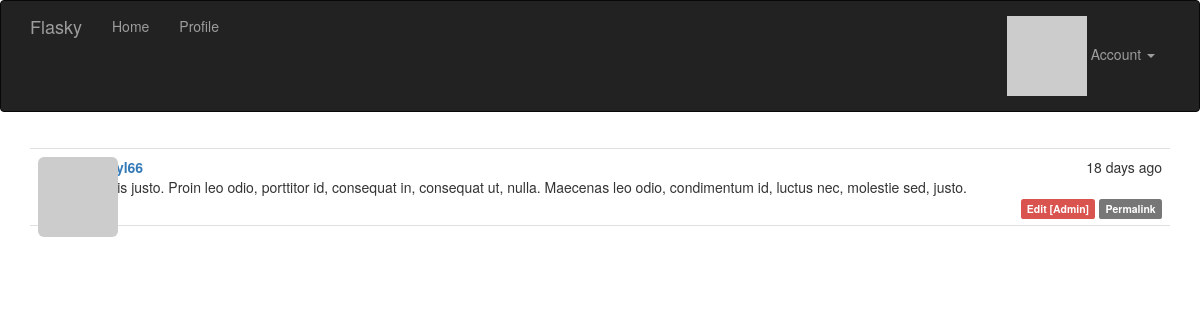
Page /post/1 (signed in) on the committed database.
### app/models.py (models this page shows, shortened)
class Post(db.Model):
    __tablename__ = 'posts'
    id = db.Column(db.Integer, primary_key=True)
    body = db.Column(db.Text)
    timestamp = db.Column(db.DateTime, index=True, default=datetime.utcnow)
    author_id = db.Column(db.Integer, db.ForeignKey('users.id'))
    body_html = db.Column(db.Text)

### app/main/views.py (the view)
@main.route('/post/<int:id>')
def post(id):
    post = Post.query.get_or_404(id)
    return render_template('post.html', posts=[post])

### app/auth/views.py (called while the page is built)
@auth.before_app_request
def before_request():
    if current_user.is_authenticated:
        current_user.ping()
        if not current_user.confirmed and request.endpoint and request.endpoint[:5] != 'auth.' and request.endpoint != 'static':
            return redirect(url_for('auth.unconfirmed'))

### app/main/__init__.py (called while the page is built)
@main.app_context_processor
def inject_permissions():
    return dict(Permission=Permission)

### app/models.py (called while the page is built)
@login_manager.user_loader
def load_user(user_id):
    return User.query.get(int(user_id))

    def gravatar(self, size=100, default='identicon', rating='g'):
        if request.is_secure:
            url = 'https://secure.gravatar.com/avatar'
        else:
            url = 'http://www.gravatar.com/avatar'
        try:
            hash = self.avatar_hash or hashlib.md5(self.email.encode('utf-8')).hexdigest()
        except:
            hash = self.avatar_hash
        return '{url}/{hash}?s={size}&d={default}&r={rating}'.format(url=url, hash=hash, size=size, default=default, rating=rating)

    def ping(self):
        self.last_seen = datetime.utcnow()
        db.session.add(self)

    def can(self, permissions):
        return self.role is not None and (self.role.permissions & permissions) == permissions

    def is_administrator(self):
        return self.can(Permission.ADMINISTER)

### app/templates/post.html (shortened to what this page needs)
{% extends "base.html" %}
{% import "_macros.html" as macros %}
{% block page_content %}
{% include '_posts.html' %}
{% endblock %}

### app/templates/_posts.html
<ul class="posts">
	{% for post in posts %}
	<li class="post">
		<div class="post-thumbnail">
			<a href="{{ url_for('.user', username=post.author.username) }}">
				<img class="img-rounded profile-thumbnail" src="{{ post.author.gravatar(size=40) }}">
			</a>
		</div>
		<div class="post-content">
			<div class="post-date">{{ moment(post.timestamp).fromNow() }}</div>
			<div class="post-author"><a href="{{ url_for('.user', username=post.author.username) }}">{{ post.author.username }}</a></div>
			<div class="post-body">
				{% if post.body_html %}
					{{ post.body_html | safe }}
				{% else %}
					{{ post.body }}
				{% endif %}
			</div>
			<div class="post-footer">
				{% if current_user == post.author %}
				<a href="{{ url_for('.edit', id=post.id) }}">
					<span class="label label-primary">Edit</span>
				</a>
				{% elif current_user.is_administrator() %}
				<a href="{{ url_for('.edit', id=post.id) }}">
					<span class="label label-danger">Edit [Admin]</span>
				</a>
				{% endif %}
				<a href="{{ url_for('.post', id=post.id) }}">
					<span class="label label-default">Permalink</span>
				</a>
			</div>
		</div>
	</li>
	{% endfor %}
</ul>

### app/static/styles.css (style rules this page uses)
.profile-thumbnail { position: absolute; }
ul.posts { list-style-type: none; padding: 0px; margin: 16px 0px 0px 0px; border-top: 1px solid #e0e0e0; }
ul.posts li.post { padding: 8px; border-bottom: 1px solid #e0e0e0; }
div.post-date { float: right; }
div.post-author { font-weight: bold; }
div.post-thumbnail { position: absolute; }
div.post-content { margin-left: 48px; min-height: 48px; }
div.post-footer { text-align: right; }

### rows in the picture
Post: timestamp "18 days ago", body "In quis justo. Proin leo odio, porttitor id, consequat in, consequat ut, nulla. Maecenas leo odio, condimentum id, luctus nec, molestie sed, justo."
